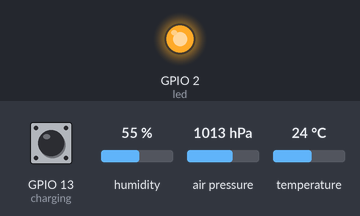
A program run on a simulated ESP8266 board running MicroPython. Shown: output pins drawn as LEDs (lit = HIGH, except the on-board LED, lit = LOW). Inputs (shaded band) come from the test bench; at power-on: GPIO 13 (charging) HIGH, humidity 55 %, air pressure 1013 hPa, temperature 24 °C. WiFi joins after 1.5 s; the clock reads 2024-03-15 10:24:30 at power-on unless the program sets it; files the program writes start out absent; web requests get an empty 200 reply after 0.4 s; deep sleep restarts the program when it ends; library files of the repository ran but are not shown: BME280.py; what the program prints to the serial console is not drawn.

Above: at 0.05 s.
Timing chart, 0 to 3.0 s (numbered marks = the images above):
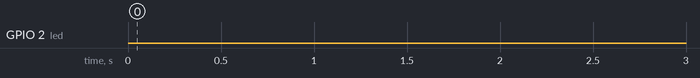

The program:

main.py
```python
#Author: Krzysztof Brzozowski

from machine import Pin, I2C, deepsleep, RTC
import machine
from BME280 import *
from APIrequests import *
from backup import *

import time

from ubinascii import hexlify as hex
import network


API_url = 'Your API url'
AUTH_TOKEN = 'Your API token'
BACKUP_FOLDER = 'backup_logs'
SSID = 'Your SSID'
PASSWD = 'Your PASSWD'

WLAN_ITERS = 40       # Iterations for wifi connection try.
WLAN_CONN_SLEEP = 200 # Time sleep for wifi connection.

TIME_DEEP_SLEEP = 5
DEEP_SLEEP_CORRECTION_TIME_MS = 8000

TIME_DEEP_SLEEP_S = TIME_DEEP_SLEEP * 60
TIME_DEEP_SLEEP_MS = (TIME_DEEP_SLEEP * 60 * 1000) + DEEP_SLEEP_CORRECTION_TIME_MS


CORRECTION_TIME_S = int((WLAN_ITERS * WLAN_CONN_SLEEP) / 1000)

i2c = I2C(scl=Pin(5), sda=Pin(4), freq=10000)
bme280 = BME280(i2c=i2c)

wlan = network.WLAN(network.STA_IF)
adc = machine.ADC(0)
rtc = RTC()


def sync_time(server_time):
    try:
        rtc.datetime(server_time)
        return True
    except:
        return False


def custom_map(val, in_min, in_max, out_min, out_max):
    return round((val - in_min) * (out_max - out_min) / (in_max - in_min) + out_min, 2)


def deep_sleep(msecs):
  rtc.irq(trigger=rtc.ALARM0, wake=machine.DEEPSLEEP)
  rtc.alarm(rtc.ALARM0, msecs)
  deepsleep()


def mean(data):
    if iter(data) is data:
        data = list(data)
    return sum(data)/len(data)


def get_measurement():
    readings = {'temperature': [], 'humidity': [], 'pressure': []}
    for n in range(4):
        for k, v in bme280.values.items():
            readings[k].append(v)
        time.sleep_ms(100)

    return {k: round(mean(v[1:]), 2) for k, v in readings.items()}


def do_connect(ssid, pwd, hard_reset=True):
    if not pwd or not ssid :
        wlan.active(False)
        return None

    for t in range(0, WLAN_ITERS):
        if wlan.isconnected():
            return wlan
        print('attempting to connect to WiFi: {}'.format(t))

        if t == int(WLAN_ITERS) / 2 and hard_reset:
            wlan.active(True)
            wlan.connect(ssid, pwd)
            print('rst')


        time.sleep_ms(WLAN_CONN_SLEEP)

    return None


def blink(amount, time_ms):
    led = Pin(2, Pin.OUT)
    for i in range(amount):
        led.value(False)
        time.sleep_ms(time_ms)
        led.value(True)
        time.sleep_ms(time_ms)


# MAIN
charging = machine.Pin(13, machine.Pin.IN, machine.Pin.PULL_UP)
if not charging.value():
    deep_sleep(TIME_DEEP_SLEEP_MS)

api = APIRequests(API_url=API_url, auth_token=AUTH_TOKEN)
backup = Backup(BACKUP_FOLDER, API_url, AUTH_TOKEN, TIME_DEEP_SLEEP_S, CORRECTION_TIME_S)

do_connect(SSID, PASSWD)

voltage = custom_map(adc.read(), 0, 1024, 0, 4.2)
data = get_measurement()
data.update({'mac_address': hex(network.WLAN().config('mac'),':').decode(), 'adc': voltage})


# Send data directy to server.
try:
    if wlan.isconnected():
        sync = sync_time(api.get_server_time())
        print(sync)
        backup.send_backup(sync)
        api.post(data)
        print('sent to server')

    # Write data to internal memory if there is no WLAN connection.
    else:
        backup.write_backup(data)
        blink(4, 35)
        print('wrote to internal memory')


except Exception as e:
    blink(8, 35)
    backup.write_backup(data)
    print(e)


deep_sleep(TIME_DEEP_SLEEP_MS)
```

APIrequests.py
```python
#Author: Krzysztof Brzozowski

import urequests
import ujson

class APIRequests:
    def __init__(self, API_url, auth_token):
        self.datetime = None
        self.auth_token = auth_token
        self.headers = {'Authorization': 'Token {}'.format(self.auth_token), 'Content-Type': 'application/json'}
        self.API_url = API_url
        self.request = None
        self.request_code = None

    def get_server_time(self):
        r = urequests.get(url='{}/timesync'.format(self.API_url))
        r_json = ujson.loads(r.text)
        r.close()
        return r_json['datetime_now']

    def get(self, url):
        r = urequests.get(url='{}/{}'.format(self.API_url, url))
        r_json = ujson.loads(r.text)
        r.close
        return r_json

    def post(self, data):
        self.request = urequests.post(self.API_url, json=data, headers=self.headers)
        self.request_code = self.request.status_code
        self.request.close()
        return self.request_code
```

backup.py
```python
#Author: Krzysztof Brzozowski

from APIrequests import *
from machine import RTC
import os
import ujson
import network

class Backup:
    def __init__(self, backup_folder, API_url, AUTH_TOKEN, deep_sleep_t, correction_t):
        self.backup_folder = backup_folder
        self.rtc = RTC()
        self.api = APIRequests(API_url=API_url, auth_token=AUTH_TOKEN)
        self.wlan = network.WLAN(network.STA_IF)
        self.deep_sleep_t = deep_sleep_t
        self.correction_t = correction_t
        if not self.backup_folder in os.listdir():
            os.mkdir(self.backup_folder)


    def get_rtc_datetime(self, usage=None):
        rtc_dt = self.rtc.datetime()
        if usage == 'timestamp':
            return '{}-{:02d}-{:02d}T{:02d}:{:02d}:{:02d}'.format(rtc_dt[0], rtc_dt[1], rtc_dt[2], rtc_dt[4], rtc_dt[5], rtc_dt[6])
        return 'D{}-{:02d}-{:02d}T{:02d}_{:02d}_{:02d}'.format(rtc_dt[0], rtc_dt[1], rtc_dt[2], rtc_dt[4], rtc_dt[5], rtc_dt[6])

    def get_timedelta(self, delta):
        return self.api.get('timedelta/{}'.format(delta))['timestamp']

    def write_backup(self, data):
        data.update({'timestamp': self.get_rtc_datetime('timestamp')})
        with open('{}/{}.txt'.format(self.backup_folder, self.get_rtc_datetime()), 'a') as file:
            ujson.dump(data, file)

    def get_backup_list(self):
        return True if self.backup_folder in os.listdir() and os.listdir(self.backup_folder) else False

    def send_backup(self, sync):
        if self.get_backup_list():
            for idx, n in enumerate(reversed(os.listdir(self.backup_folder))):
                try:
                    if self.wlan.isconnected() and sync:
                        with open('{}/{}'.format(self.backup_folder, n)) as json_file:
                            data = ujson.load(json_file)
                            timedelta = self.get_timedelta(((idx + 1) * self.deep_sleep_t) + (self.correction_t * idx))
                            data['timestamp'] = timedelta
                            self.api.post(data)
                            os.remove('{}/{}'.format(self.backup_folder, n))
                            print('backup sent')
                    else:
                        return

                except:
                    pass
```
